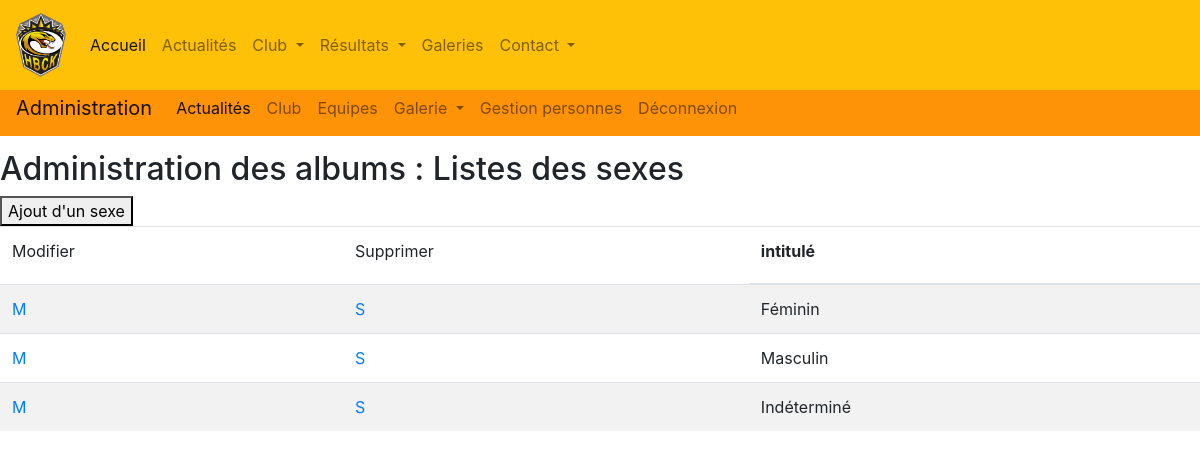
The page /src/body/sexe-liste.php (signed in) on the database its author committed.
### tables this page shows
CREATE TABLE `sexe` (
  `sex_id` int(11) NOT NULL,
  `sex_intitule` varchar(20) NOT NULL,
  `sex_created_at` datetime NOT NULL,
  `sex_updated_at` datetime DEFAULT NULL,
  `sex_deleted_at` datetime DEFAULT NULL
);

### src/class/SexeBase.php (called while the page is built, shortened)
<?php
class SexeBase
{
    public function getSexeActifs($db){
        $sql_pa = "SELECT * FROM sexe where sex_deleted_at is null";
        $rs_pa = $db->query($sql_pa);
        return $rs_pa;
    }
}

### src/body/sexe-liste.php (the view, shortened to what this page needs)
<?php
require_once '../class/SexeBase.php';
$o_pdo = new Database();
$o_conn = $o_pdo->makeConnect();
$o_alb = new SexeBase();
$sexes = $o_alb->getSexeActifs($o_conn);
$sex = $sexes->fetchall();
include('../includes/head.php');
include('../includes/header.php');
?>
<link rel="stylesheet" href="https://stackpath.bootstrapcdn.com/bootstrap/4.4.1/css/bootstrap.min.css">
<h2>Administration des albums : Listes des sexes</h2>
<a href="sexe-details.php?mode=ajout">
    <button type="submit">Ajout d'un sexe</button>
</a>
<table class="table table-striped">
    <thead>
    <tr>
        <td>Modifier</td>
        <td>Supprimer</td>
        <th><label for="prenom">intitulé</label></th>
    </tr>
    </thead>
    <tbody>
    <?php foreach ($sex as $s){ ?>
        <tr>
            <td><a href="sexe-details.php?mode=modif&id_sex=<?php echo $s['sex_id']?>">M</a></td>
            <td><a href="../traitements/sexe-suppression.php?&id_sex=<?php echo $s['sex_id']?>">S</td>
            <td><?php echo $s["sex_intitule"] ?></td>
        </tr>
    <?php } ?>
    </tbody>
</table>

### rows shown on the page
sexe: sex_intitule "Féminin"
sexe: sex_intitule "Masculin"
sexe: sex_intitule "Indéterminé"
